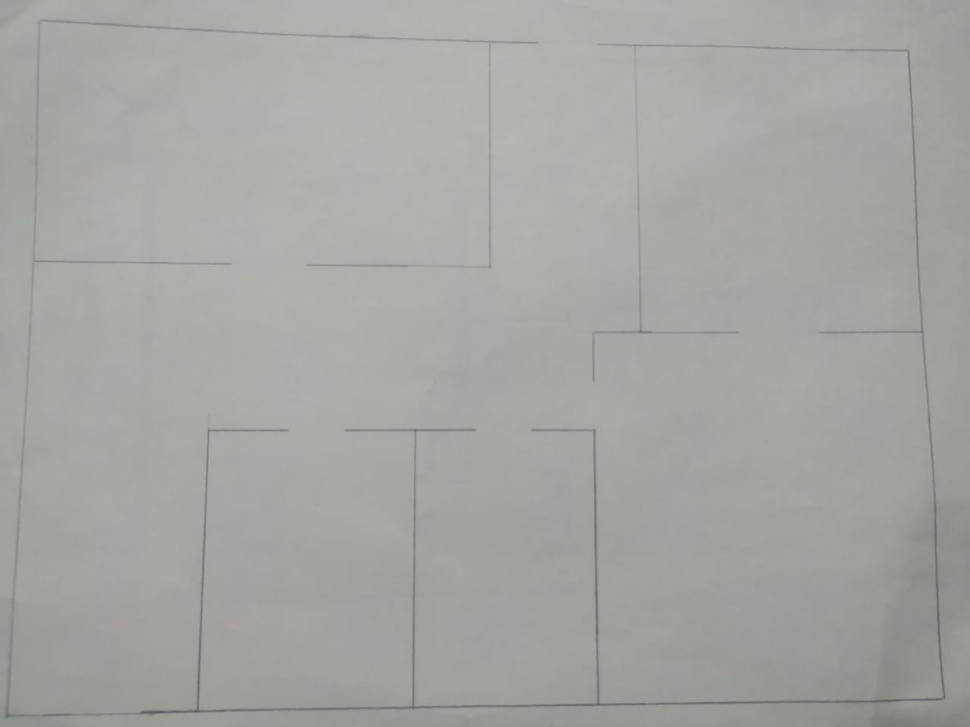
#> input picture image/bin/Debug/layout.jpeg, 970 x 727 px, shrunk from 1280 x 960 before the run
$ python image_processing.py
#> lines starting #> are read from the running program, lines starting #| are printed output that depends on the picture; after the words box and inside, x2 and y2 are one past the last pixel; in counts of white or black regions, pixels touching at a corner belong together
import os
import cv2
import numpy as np


full_path = os.path.realpath(__file__)
path = os.path.dirname(full_path)

img = cv2.imread(path + '/layout.jpeg')
#> img is the input picture: shape (727, 970, 3); mean B, G, R 162.1, 166.3, 165.6
gray = cv2.cvtColor(img, cv2.COLOR_BGR2GRAY)

# edges = cv2.Canny(gray,50,150,apertureSize = 3)
edges = cv2.Canny(gray,10,70)
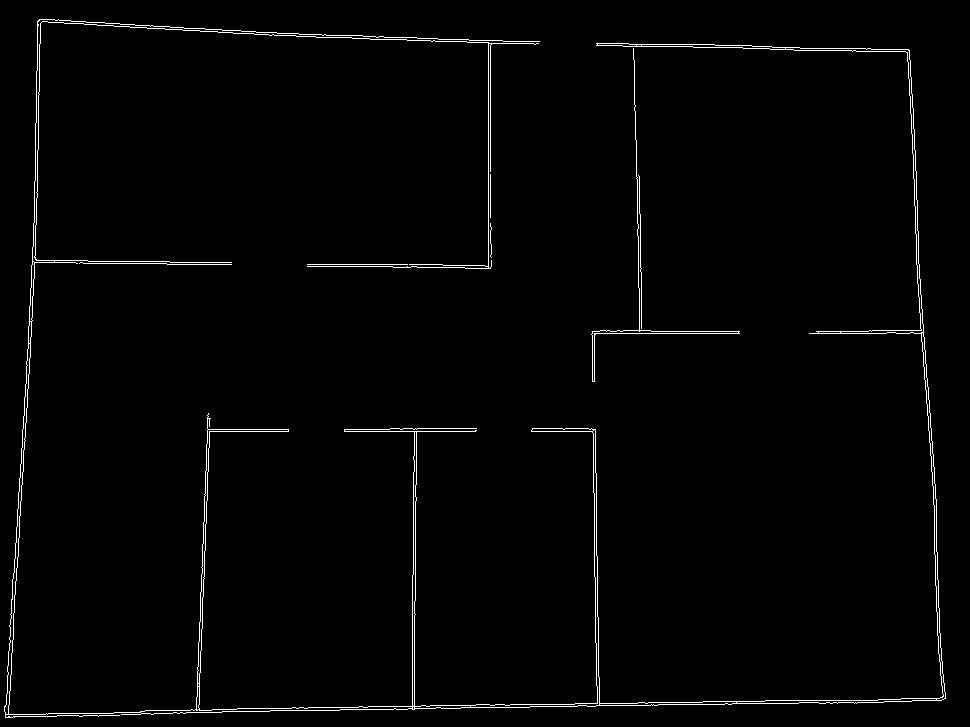
#> edges: shape (727, 970); 1.5% white in thin lines or dots

kernel = np.ones((5,5),np.uint8)
closing = cv2.morphologyEx(edges, cv2.MORPH_CLOSE, kernel, iterations=4)
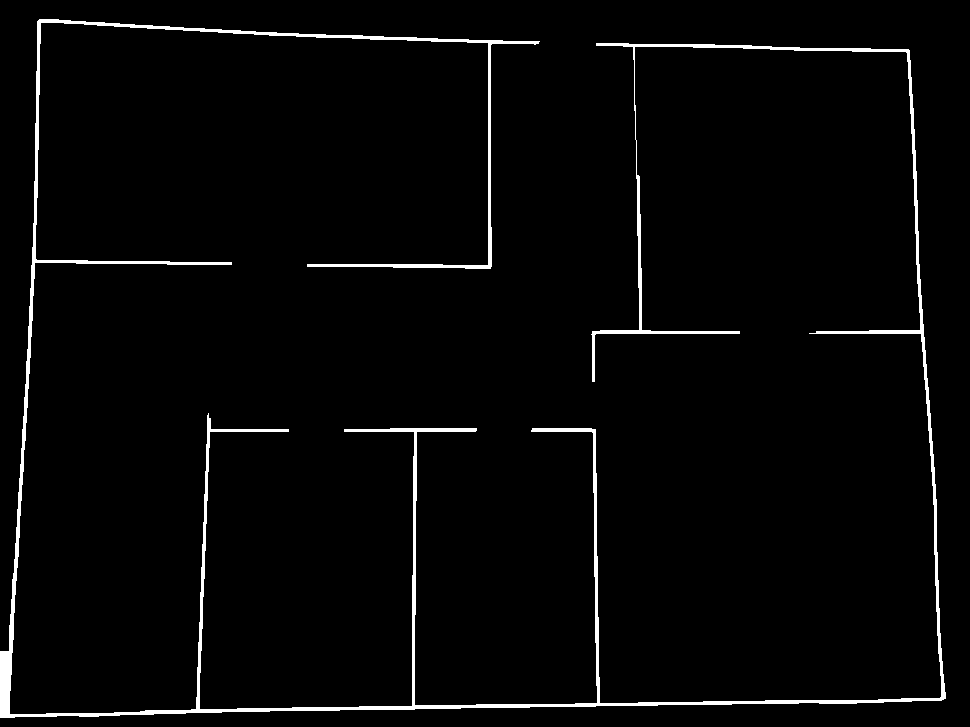
#> closing: shape (727, 970); 2.6% white; 1 white region, box (x1, y1, x2, y2) and area: (0, 19, 946, 718) 18416


kernel = np.ones((9,9),np.uint8)
dilation = cv2.dilate(closing,kernel,iterations = 3)
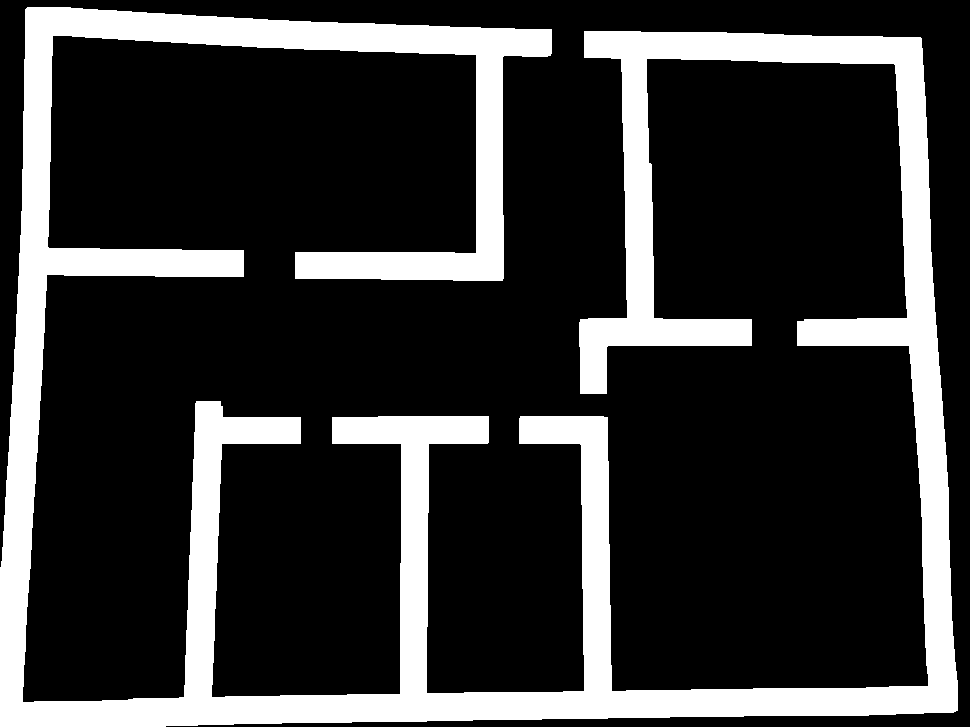
#> dilation: shape (727, 970); 21.4% white; 1 white region, box (x1, y1, x2, y2) and area: (0, 7, 958, 727) 150810

inv = cv2.bitwise_not(dilation)

cv2.imwrite(path + '/layout.png', inv)

# [8 lines of commented-out code are left out]
